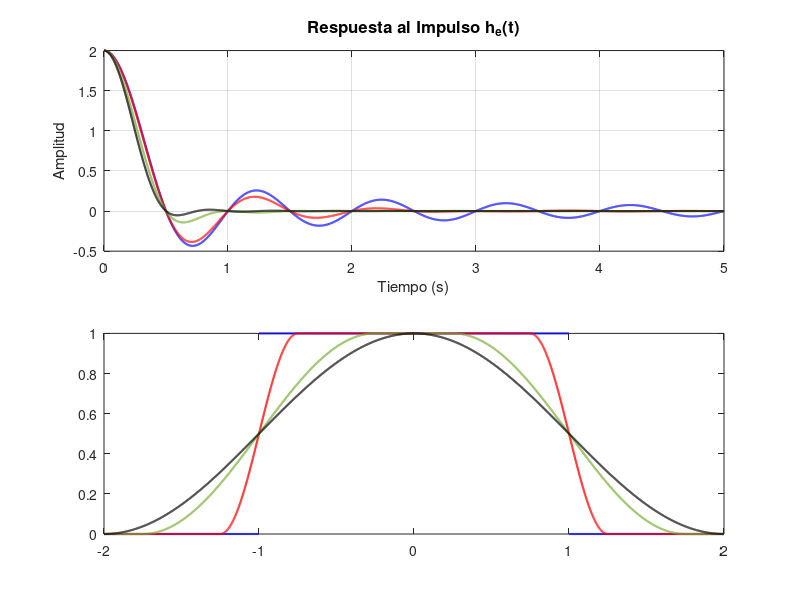

Recreate this plot in MATLAB. (Note: this script raises an error after producing the figure.)
%% LABORATORIO 2: ISI - ACTIVIDADES PREVIAS
clc; clear; close all;

% Parámetros definidos
f0 = 1;              % Ancho de banda a 6dB (Nyquist)
Ts = 1/(2*f0);       % Tiempo de muestreo óptimo (según teoría)
alphas = [0, 0.25, 0.75, 1];
t = 0:0.001:5;       % t >= 0 (según guía)
f = -2*f0:0.001:2*f0; % Rango de frecuencia [-2B, 2B]

% Configuración visual
figure('Name', 'Filtro Coseno Alzado', 'Position', [100, 100, 900, 600]);
colores = {'b', 'r', '#77AC30', 'k'}; % Azul, Rojo, Verde, Negro

for i = 1:length(alphas)
    a = alphas(i);
    f_delta = a * f0;
    f1 = f0 - f_delta;
    B_abs = f0 + f_delta;

    % --- 1. Respuesta al Impulso he(t) ---
    term1 = 2*f0 * sinc(2*f0*t); % Recordar que en MATLAB sinc(x) = sin(pi*x)/(pi*x)
    term2 = zeros(size(t));
    
    for k = 1:length(t)
        denominador = 1 - (4 * f_delta * t(k))^2;
        % Manejo seguro de la singularidad matemática (división por 0)
        if abs(denominador) < 1e-6 
            term2(k) = pi / 4; % Aplicación de regla de L'Hôpital
        else
            term2(k) = cos(2*pi*f_delta*t(k)) / denominador;
        end
    end
    he = term1 .* term2;

    % --- 2. Respuesta en Frecuencia He(f) ---
    He = zeros(size(f));
    for k = 1:length(f)
        abs_f = abs(f(k));
        if abs_f < f1
            He(k) = 1;
        elseif abs_f >= f1 && abs_f <= B_abs
            He(k) = 0.5 * (1 + cos( (pi*(abs_f - f1)) / (2*f_delta) ));
        else
            He(k) = 0;
        end
    end

    % --- Graficación ---
    subplot(2,1,1);
    plot(t, he, 'Color', colores{i}, 'LineWidth', 1.5); hold on;
    
    subplot(2,1,2);
    plot(f, He, 'Color', colores{i}, 'LineWidth', 1.5); hold on;
end

% Ajustes estéticos Gráfico 1
subplot(2,1,1);
title('Respuesta al Impulso h_e(t)', 'FontSize', 12, 'FontWeight', 'bold');
xlabel('Tiempo (s)'); ylabel('Amplitud');
grid on; 
xline(Ts, '--m', 'Ts (Muestreo)', 'LabelVerticalAlignment', 'bottom'); % Marca de cruce por cero
legend('\alpha = 0', '\alpha = 0.25', '\alpha = 0.75', '\alpha = 1');

% Ajustes estéticos Gráfico 2
subplot(2,1,2);
title('Respuesta en Frecuencia H_e(f)', 'FontSize', 12, 'FontWeight', 'bold');
xlabel('Frecuencia (Hz)'); ylabel('Amplitud');
grid on; 
legend('\alpha = 0', '\alpha = 0.25', '\alpha = 0.75', '\alpha = 1');



%Parte 2 ACT:

%% LABORATORIO 2: ISI - DIAGRAMAS DE OJO
clc; clear; close all;

% Parámetros solicitados
% Parámetros solicitados

numBits = 10000; % 10^4 bits (NRZ-L)

sps = 8; % Muestras por símbolo (Frecuencia de muestreo)

span = 10; % Longitud del filtro generador en símbolos

SNR_dB = 15; % Nivel de ruido del canal AWGN (puedes variarlo)          

alphas = [0, 0.25, 0.75, 1];

bits = randi([0 1], numBits, 1);
simbolos_NRZL = 2*bits - 1; 

for i = 1:length(alphas)
    a = alphas(i);
    
    % 2. Diseño del Filtro
    h = rcosdesign(a, span, sps, 'normal');
    h = h / max(h); 
    
    % 3. Transmisión
    tx_signal = upfirdn(simbolos_NRZL, h, sps);
    
    % 4. Canal AWGN
    rx_signal = awgn(tx_signal, SNR_dB, 'measured');
    
    % 5. Compensación del retardo original (¡esto alinea el pico perfecto!)
    retardo = span * sps / 2;
    senal_valida = rx_signal(retardo + 1 : end - retardo);
    
    % 6. Generación del Diagrama de Ojo
    % Usamos sps (1 símbolo), 1 (periodo) y 0 (CERO offset)
    hFig = eyediagram(senal_valida(1:2000), sps, 1, 0);
    
    % --- Ajuste del eje X de 0 a 1 ---
    lineas = findobj(hFig, 'Type', 'line');
    for k = 1:length(lineas)
        lineas(k).XData = lineas(k).XData + 0.5;
    end
    set(gca, 'XLim', [0 1]); 
    
    % Estética
    set(hFig, 'Name', sprintf('Diagrama de Ojo (alpha = %.2f)', a));
    title(sprintf('Diagrama de Ojo con \\alpha = %.2f', a), 'FontSize', 12);
end
